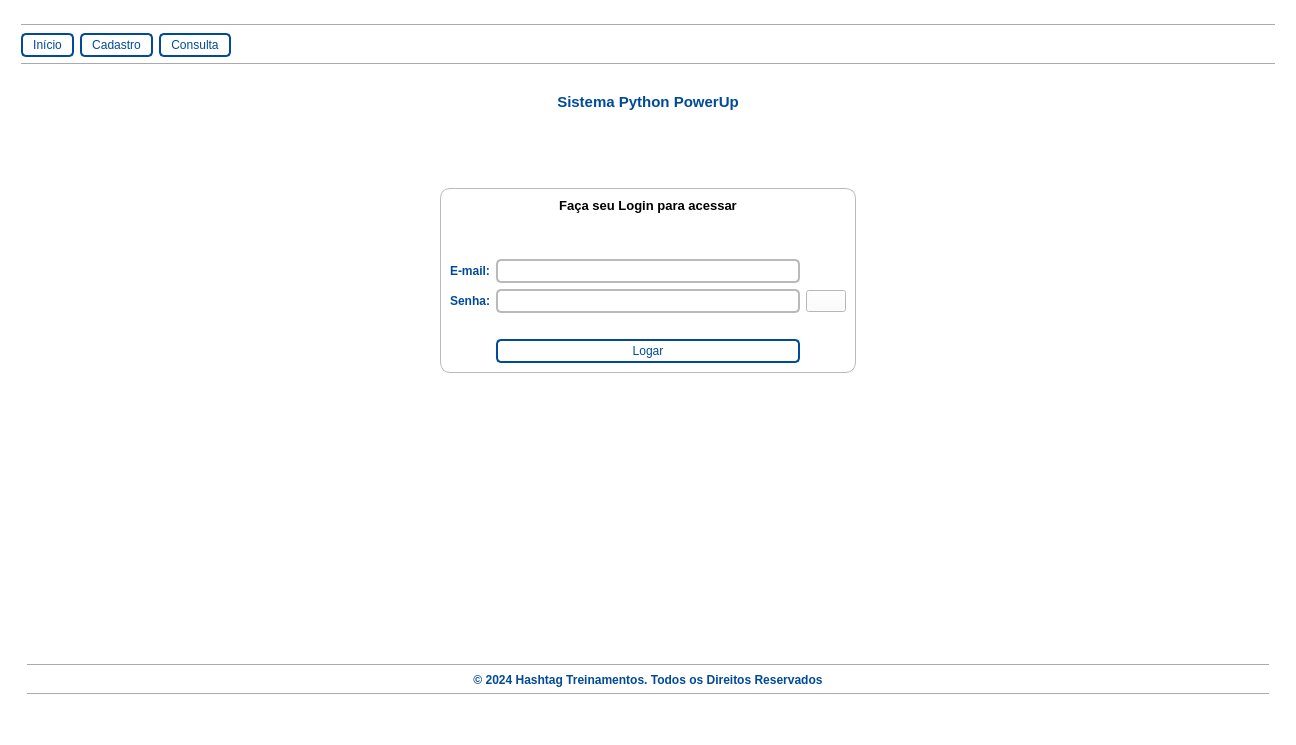
<?xml version="1.0" encoding="UTF-8"?>
<ui version="4.0">
 <class>MainWindow</class>
 <widget class="QMainWindow" name="MainWindow">
  <property name="geometry">
   <rect>
    <x>0</x>
    <y>0</y>
    <width>1296</width>
    <height>745</height>
   </rect>
  </property>
  <property name="windowTitle">
   <string>Controle de Padrões</string>
  </property>
  <property name="styleSheet">
   <string notr="true">background-color: rgb(255, 255, 255);</string>
  </property>
  <widget class="QWidget" name="centralwidget">
   <layout class="QGridLayout" name="gridLayout">
    <item row="1" column="0">
     <widget class="QStackedWidget" name="stackedWidget">
      <property name="styleSheet">
       <string notr="true"/>
      </property>
      <property name="currentIndex">
       <number>0</number>
      </property>
      <widget class="QWidget" name="page_inicial">
       <layout class="QGridLayout" name="gridLayout_2">
        <item row="5" column="0" colspan="3">
         <widget class="QGroupBox" name="gridGroupBox_14">
          <property name="sizePolicy">
           <sizepolicy hsizetype="Expanding" vsizetype="Fixed">
            <horstretch>0</horstretch>
            <verstretch>0</verstretch>
           </sizepolicy>
          </property>
          <property name="styleSheet">
           <string notr="true">QGroupBox {border: none;
            }</string>
          </property>
          <layout class="QGridLayout" name="gridLayout_55">
           <item row="0" column="0" colspan="3">
            <widget class="Line" name="line_3">
             <property name="orientation">
              <enum>Qt::Horizontal</enum>
             </property>
            </widget>
           </item>
           <item row="2" column="1">
            <widget class="QLabel" name="label_72">
             <property name="minimumSize">
              <size>
               <width>0</width>
               <height>0</height>
              </size>
             </property>
             <property name="maximumSize">
              <size>
               <width>16777215</width>
               <height>16777215</height>
              </size>
             </property>
             <property name="font">
              <font>
               <pointsize>9</pointsize>
               <weight>75</weight>
               <bold>true</bold>
              </font>
             </property>
             <property name="styleSheet">
              <string notr="true">color: rgb(0, 74, 153);</string>
             </property>
             <property name="text">
              <string>© 2024 Hashtag Treinamentos. Todos os Direitos Reservados</string>
             </property>
             <property name="alignment">
              <set>Qt::AlignCenter</set>
             </property>
            </widget>
           </item>
           <item row="3" column="0" colspan="3">
            <widget class="Line" name="line_4">
             <property name="orientation">
              <enum>Qt::Horizontal</enum>
             </property>
            </widget>
           </item>
          </layout>
         </widget>
        </item>
        <item row="2" column="1">
         <widget class="QGroupBox" name="gridGroupBox_login">
          <property name="styleSheet">
           <string notr="true">QGroupBox {
                border: 1px solid #bababa; /* borda cinza */
                border-radius: 10px; /* borda arredondada */
				background-color: rgb(255, 255, 255);
            }
            QGroupBox::title {
                subcontrol-origin: margin;
                subcontrol-position: top center;
                padding: 0 3px;
            }
</string>
          </property>
          <property name="alignment">
           <set>Qt::AlignCenter</set>
          </property>
          <layout class="QGridLayout" name="gridLayout_12">
           <item row="1" column="1" colspan="3">
            <widget class="QLabel" name="label_17">
             <property name="font">
              <font>
               <pointsize>10</pointsize>
               <weight>75</weight>
               <bold>true</bold>
              </font>
             </property>
             <property name="styleSheet">
              <string notr="true"/>
             </property>
             <property name="text">
              <string>Faça seu Login para acessar</string>
             </property>
             <property name="alignment">
              <set>Qt::AlignCenter</set>
             </property>
            </widget>
           </item>
           <item row="6" column="2">
            <widget class="QPushButton" name="btn_autenticar">
             <property name="font">
              <font>
               <pointsize>9</pointsize>
              </font>
             </property>
             <property name="styleSheet">
              <string notr="true">QPushButton {
                border: 2px solid #004a99; /* borda azul */
                border-radius: 5px; /* bordas mais quadradas */
                color: #004a99; /* fonte azul */
                padding:3px 10px;
            }
            QPushButton:hover {
                background-color: #004a99; /* hover azul */
                color: #ffffff; /* fonte branca */
            }</string>
             </property>
             <property name="text">
              <string>Logar</string>
             </property>
            </widget>
           </item>
           <item row="5" column="2">
            <spacer name="verticalSpacer_30">
             <property name="orientation">
              <enum>Qt::Vertical</enum>
             </property>
             <property name="sizeType">
              <enum>QSizePolicy::Fixed</enum>
             </property>
             <property name="sizeHint" stdset="0">
              <size>
               <width>20</width>
               <height>20</height>
              </size>
             </property>
            </spacer>
           </item>
           <item row="3" column="2">
            <widget class="QLineEdit" name="ln_usuarioLogin">
             <property name="font">
              <font>
               <pointsize>9</pointsize>
              </font>
             </property>
             <property name="styleSheet">
              <string notr="true">border: 2px solid #bababa; /* borda cinza */
                border-radius: 5px; 
color: rgb(0, 74, 153);
padding: 2px 3px</string>
             </property>
            </widget>
           </item>
           <item row="4" column="1">
            <widget class="QLabel" name="label_18">
             <property name="font">
              <font>
               <pointsize>9</pointsize>
               <weight>75</weight>
               <bold>true</bold>
              </font>
             </property>
             <property name="styleSheet">
              <string notr="true">color: rgb(0, 74, 153);</string>
             </property>
             <property name="text">
              <string>Senha:</string>
             </property>
            </widget>
           </item>
           <item row="4" column="2">
            <widget class="QLineEdit" name="ln_senhaLogin">
             <property name="font">
              <font>
               <pointsize>9</pointsize>
              </font>
             </property>
             <property name="styleSheet">
              <string notr="true">border: 2px solid #bababa; /* borda cinza */
                border-radius: 5px; 
color: rgb(0, 74, 153);
padding: 2px 3px</string>
             </property>
             <property name="text">
              <string/>
             </property>
            </widget>
           </item>
           <item row="3" column="1">
            <widget class="QLabel" name="label_11">
             <property name="font">
              <font>
               <pointsize>9</pointsize>
               <weight>75</weight>
               <bold>true</bold>
              </font>
             </property>
             <property name="styleSheet">
              <string notr="true">color: rgb(0, 74, 153);</string>
             </property>
             <property name="text">
              <string>E-mail:</string>
             </property>
            </widget>
           </item>
           <item row="2" column="1">
            <spacer name="verticalSpacer_8">
             <property name="orientation">
              <enum>Qt::Vertical</enum>
             </property>
             <property name="sizeType">
              <enum>QSizePolicy::Fixed</enum>
             </property>
             <property name="sizeHint" stdset="0">
              <size>
               <width>20</width>
               <height>40</height>
              </size>
             </property>
            </spacer>
           </item>
           <item row="4" column="3">
            <widget class="QPushButton" name="show_password_button">
             <property name="font">
              <font>
               <pointsize>9</pointsize>
              </font>
             </property>
             <property name="text">
              <string/>
             </property>
            </widget>
           </item>
          </layout>
         </widget>
        </item>
        <item row="1" column="1">
         <spacer name="verticalSpacer_10">
          <property name="orientation">
           <enum>Qt::Vertical</enum>
          </property>
          <property name="sizeHint" stdset="0">
           <size>
            <width>20</width>
            <height>40</height>
           </size>
          </property>
         </spacer>
        </item>
        <item row="0" column="1">
         <widget class="QLabel" name="label_10">
          <property name="font">
           <font>
            <pointsize>11</pointsize>
            <weight>75</weight>
            <bold>true</bold>
           </font>
          </property>
          <property name="styleSheet">
           <string notr="true">color: rgb(0, 74, 153);</string>
          </property>
          <property name="text">
           <string>Sistema Python PowerUp</string>
          </property>
          <property name="alignment">
           <set>Qt::AlignCenter</set>
          </property>
         </widget>
        </item>
        <item row="2" column="2">
         <spacer name="horizontalSpacer_8">
          <property name="orientation">
           <enum>Qt::Horizontal</enum>
          </property>
          <property name="sizeHint" stdset="0">
           <size>
            <width>40</width>
            <height>20</height>
           </size>
          </property>
         </spacer>
        </item>
        <item row="2" column="0">
         <spacer name="horizontalSpacer_7">
          <property name="orientation">
           <enum>Qt::Horizontal</enum>
          </property>
          <property name="sizeHint" stdset="0">
           <size>
            <width>40</width>
            <height>20</height>
           </size>
          </property>
         </spacer>
        </item>
        <item row="4" column="1">
         <spacer name="verticalSpacer_9">
          <property name="orientation">
           <enum>Qt::Vertical</enum>
          </property>
          <property name="sizeHint" stdset="0">
           <size>
            <width>20</width>
            <height>40</height>
           </size>
          </property>
         </spacer>
        </item>
        <item row="3" column="1">
         <widget class="QGroupBox" name="gridGroupBox_logo">
          <property name="minimumSize">
           <size>
            <width>400</width>
            <height>200</height>
           </size>
          </property>
          <property name="maximumSize">
           <size>
            <width>400</width>
            <height>200</height>
           </size>
          </property>
          <property name="styleSheet">
           <string notr="true">border:  None</string>
          </property>
          <layout class="QGridLayout" name="gridLayout_25">
           <item row="0" column="0">
            <widget class="QLabel" name="logo">
             <property name="styleSheet">
              <string notr="true"/>
             </property>
             <property name="text">
              <string/>
             </property>
             <property name="alignment">
              <set>Qt::AlignCenter</set>
             </property>
            </widget>
           </item>
          </layout>
         </widget>
        </item>
       </layout>
      </widget>
      <widget class="QWidget" name="page_cadastro">
       <layout class="QGridLayout" name="gridLayout_17">
        <item row="0" column="0">
         <widget class="QScrollArea" name="scrollArea">
          <property name="styleSheet">
           <string notr="true">QScrollArea { border: none; }</string>
          </property>
          <property name="widgetResizable">
           <bool>true</bool>
          </property>
          <widget class="QWidget" name="scrollAreaWidgetContents">
           <property name="geometry">
            <rect>
             <x>0</x>
             <y>0</y>
             <width>1260</width>
             <height>600</height>
            </rect>
           </property>
           <layout class="QGridLayout" name="gridLayout_3">
            <item row="3" column="1">
             <spacer name="verticalSpacer_7">
              <property name="orientation">
               <enum>Qt::Vertical</enum>
              </property>
              <property name="sizeType">
               <enum>QSizePolicy::Fixed</enum>
              </property>
              <property name="sizeHint" stdset="0">
               <size>
                <width>20</width>
                <height>40</height>
               </size>
              </property>
             </spacer>
            </item>
            <item row="2" column="0" colspan="2">
             <layout class="QGridLayout" name="gridLayout_9">
              <item row="3" column="0">
               <widget class="QLabel" name="label_8">
                <property name="font">
                 <font>
                  <weight>75</weight>
                  <bold>true</bold>
                 </font>
                </property>
                <property name="styleSheet">
                 <string notr="true">color: rgb(0, 74, 153);</string>
                </property>
                <property name="text">
                 <string>Categoria do Produto:</string>
                </property>
               </widget>
              </item>
              <item row="1" column="1">
               <widget class="QLineEdit" name="ln_marca">
                <property name="font">
                 <font>
                  <weight>75</weight>
                  <bold>true</bold>
                 </font>
                </property>
                <property name="styleSheet">
                 <string notr="true">border: 2px solid #bababa; /* borda cinza */
border-radius: 5px; 
padding: 2 5px;
</string>
                </property>
                <property name="text">
                 <string/>
                </property>
               </widget>
              </item>
              <item row="0" column="0">
               <widget class="QLabel" name="label_2">
                <property name="font">
                 <font>
                  <weight>75</weight>
                  <bold>true</bold>
                 </font>
                </property>
                <property name="styleSheet">
                 <string notr="true">color: rgb(0, 74, 153);</string>
                </property>
                <property name="text">
                 <string>Código do Produto:</string>
                </property>
               </widget>
              </item>
              <item row="0" column="1">
               <widget class="QLineEdit" name="ln_cd">
                <property name="font">
                 <font>
                  <weight>75</weight>
                  <bold>true</bold>
                 </font>
                </property>
                <property name="styleSheet">
                 <string notr="true">border: 2px solid #bababa; /* borda cinza */
border-radius: 5px; 
padding: 2 5px;
</string>
                </property>
                <property name="text">
                 <string/>
                </property>
               </widget>
              </item>
              <item row="1" column="0">
               <widget class="QLabel" name="label_3">
                <property name="font">
                 <font>
                  <weight>75</weight>
                  <bold>true</bold>
                 </font>
                </property>
                <property name="styleSheet">
                 <string notr="true">color: rgb(0, 74, 153);</string>
                </property>
                <property name="text">
                 <string>Marca do Produto:</string>
                </property>
               </widget>
              </item>
              <item row="3" column="1">
               <widget class="QLineEdit" name="ln_cat">
                <property name="font">
                 <font>
                  <weight>75</weight>
                  <bold>true</bold>
                 </font>
                </property>
                <property name="styleSheet">
                 <string notr="true">border: 2px solid #bababa; /* borda cinza */
border-radius: 5px; 
padding: 2 5px;
</string>
                </property>
                <property name="text">
                 <string/>
                </property>
               </widget>
              </item>
              <item row="5" column="1">
               <widget class="QLineEdit" name="ln_custo">
                <property name="font">
                 <font>
                  <weight>75</weight>
                  <bold>true</bold>
                 </font>
                </property>
                <property name="styleSheet">
                 <string notr="true">border: 2px solid #bababa; /* borda cinza */
border-radius: 5px; 
padding: 2 5px;
</string>
                </property>
                <property name="text">
                 <string/>
                </property>
               </widget>
              </item>
              <item row="2" column="1">
               <widget class="QLineEdit" name="ln_tipo">
                <property name="font">
                 <font>
                  <weight>75</weight>
                  <bold>true</bold>
                 </font>
                </property>
                <property name="styleSheet">
                 <string notr="true">border: 2px solid #bababa; /* borda cinza */
border-radius: 5px; 
padding: 2 5px;
</string>
                </property>
                <property name="text">
                 <string/>
                </property>
               </widget>
              </item>
              <item row="5" column="0">
               <widget class="QLabel" name="label_13">
                <property name="font">
                 <font>
                  <weight>75</weight>
                  <bold>true</bold>
                 </font>
                </property>
                <property name="styleSheet">
                 <string notr="true">color: rgb(0, 74, 153);</string>
                </property>
                <property name="text">
                 <string>Custo do Produto:</string>
                </property>
               </widget>
              </item>
              <item row="4" column="0">
               <widget class="QLabel" name="label_15">
                <property name="font">
                 <font>
                  <weight>75</weight>
                  <bold>true</bold>
                 </font>
                </property>
                <property name="styleSheet">
                 <string notr="true">color: rgb(0, 74, 153);</string>
                </property>
                <property name="text">
                 <string>Preço Unitário do Produto:</string>
                </property>
               </widget>
              </item>
              <item row="4" column="1">
               <widget class="QLineEdit" name="ln_preco">
                <property name="font">
                 <font>
                  <weight>75</weight>
                  <bold>true</bold>
                 </font>
                </property>
                <property name="styleSheet">
                 <string notr="true">border: 2px solid #bababa; /* borda cinza */
border-radius: 5px; 
padding: 2 5px;
</string>
                </property>
                <property name="text">
                 <string/>
                </property>
               </widget>
              </item>
              <item row="2" column="0">
               <widget class="QLabel" name="label_9">
                <property name="font">
                 <font>
                  <weight>75</weight>
                  <bold>true</bold>
                 </font>
                </property>
                <property name="styleSheet">
                 <string notr="true">color: rgb(0, 74, 153);</string>
                </property>
                <property name="text">
                 <string>Tipo do Produto:</string>
                </property>
               </widget>
              </item>
              <item row="6" column="0">
               <widget class="QLabel" name="label_4">
                <property name="font">
                 <font>
                  <weight>75</weight>
                  <bold>true</bold>
                 </font>
                </property>
                <property name="styleSheet">
                 <string notr="true">color: rgb(0, 74, 153);</string>
                </property>
                <property name="text">
                 <string>OBS:</string>
                </property>
               </widget>
              </item>
              <item row="6" column="1">
               <widget class="QLineEdit" name="ln_obs">
                <property name="font">
                 <font>
                  <weight>75</weight>
                  <bold>true</bold>
                 </font>
                </property>
                <property name="styleSheet">
                 <string notr="true">border: 2px solid #bababa; /* borda cinza */
border-radius: 5px; 
padding: 2 5px;
</string>
                </property>
                <property name="text">
                 <string/>
                </property>
               </widget>
              </item>
             </layout>
            </item>
            <item row="6" column="1">
             <spacer name="verticalSpacer">
              <property name="orientation">
               <enum>Qt::Vertical</enum>
              </property>
              <property name="sizeHint" stdset="0">
               <size>
                <width>20</width>
                <height>40</height>
               </size>
              </property>
             </spacer>
            </item>
            <item row="0" column="0" colspan="3">
             <layout class="QGridLayout" name="gridLayout_8">
              <item row="0" column="0">
               <widget class="QLabel" name="label_12">
                <property name="font">
                 <font>
                  <pointsize>10</pointsize>
                  <weight>75</weight>
                  <bold>true</bold>
                 </font>
                </property>
                <property name="styleSheet">
                 <string notr="true">background-color: rgb(0, 74, 153);
color: rgb(255, 255, 255);
padding: 5px 5px</string>
                </property>
                <property name="text">
                 <string>Formulário de Cadastro de Produtos</string>
                </property>
                <property name="alignment">
                 <set>Qt::AlignCenter</set>
                </property>
               </widget>
              </item>
             </layout>
            </item>
            <item row="5" column="0">
             <layout class="QGridLayout" name="gridLayout_15">
              <item row="0" column="0">
               <spacer name="horizontalSpacer_3">
                <property name="orientation">
                 <enum>Qt::Horizontal</enum>
                </property>
                <property name="sizeType">
                 <enum>QSizePolicy::Expanding</enum>
                </property>
                <property name="sizeHint" stdset="0">
                 <size>
                  <width>0</width>
                  <height>20</height>
                 </size>
                </property>
               </spacer>
              </item>
             </layout>
            </item>
            <item row="4" column="0" colspan="3">
             <layout class="QGridLayout" name="gridLayout_33">
              <item row="0" column="1">
               <widget class="QPushButton" name="btn_enviar">
                <property name="minimumSize">
                 <size>
                  <width>150</width>
                  <height>0</height>
                 </size>
                </property>
                <property name="styleSheet">
                 <string notr="true">QPushButton {
                border: 2px solid #004a99; /* borda azul */
                border-radius: 10px; /* bordas mais quadradas */
                color: #004a99; /* fonte azul */
                padding:3px 10px;
            }
QPushButton:hover {
                background-color: #004a99; /* hover azul */
                color: #ffffff; /* fonte branca */
            }</string>
                </property>
                <property name="text">
                 <string>Enviar</string>
                </property>
               </widget>
              </item>
              <item row="0" column="2">
               <widget class="QPushButton" name="btn_limpar">
                <property name="sizePolicy">
                 <sizepolicy hsizetype="Minimum" vsizetype="Fixed">
                  <horstretch>0</horstretch>
                  <verstretch>0</verstretch>
                 </sizepolicy>
                </property>
                <property name="minimumSize">
                 <size>
                  <width>150</width>
                  <height>0</height>
                 </size>
                </property>
                <property name="maximumSize">
                 <size>
                  <width>16777215</width>
                  <height>16777215</height>
                 </size>
                </property>
                <property name="styleSheet">
                 <string notr="true">QPushButton {
                border: 2px solid #b22222; /* borda azul */
                border-radius: 10px; /* bordas mais quadradas */
                color: #b22222; /* fonte azul */
                padding:3px 10px;
            }
            QPushButton:hover {
                background-color: #b22222; /* hover azul */
                color: #ffffff; /* fonte branca */
            }</string>
                </property>
                <property name="text">
                 <string>Limpar</string>
                </property>
               </widget>
              </item>
              <item row="0" column="0">
               <spacer name="horizontalSpacer">
                <property name="orientation">
                 <enum>Qt::Horizontal</enum>
                </property>
                <property name="sizeHint" stdset="0">
                 <size>
                  <width>40</width>
                  <height>20</height>
                 </size>
                </property>
               </spacer>
              </item>
              <item row="0" column="3">
               <spacer name="horizontalSpacer_2">
                <property name="orientation">
                 <enum>Qt::Horizontal</enum>
                </property>
                <property name="sizeHint" stdset="0">
                 <size>
                  <width>40</width>
                  <height>20</height>
                 </size>
                </property>
               </spacer>
              </item>
             </layout>
            </item>
            <item row="1" column="0">
             <spacer name="verticalSpacer_2">
              <property name="orientation">
               <enum>Qt::Vertical</enum>
              </property>
              <property name="sizeType">
               <enum>QSizePolicy::Fixed</enum>
              </property>
              <property name="sizeHint" stdset="0">
               <size>
                <width>20</width>
                <height>20</height>
               </size>
              </property>
             </spacer>
            </item>
           </layout>
          </widget>
         </widget>
        </item>
       </layout>
      </widget>
      <widget class="QWidget" name="page_consulta">
       <layout class="QGridLayout" name="gridLayout_56">
        <item row="0" column="0">
         <widget class="QScrollArea" name="scrollArea_4">
          <property name="styleSheet">
           <string notr="true">QScrollArea { border: none; }</string>
          </property>
          <property name="widgetResizable">
           <bool>true</bool>
          </property>
          <widget class="QWidget" name="scrollAreaWidgetContents_4">
           <property name="geometry">
            <rect>
             <x>0</x>
             <y>0</y>
             <width>1260</width>
             <height>600</height>
            </rect>
           </property>
           <layout class="QGridLayout" name="gridLayout_38">
            <item row="4" column="0" colspan="2">
             <widget class="QTableView" name="tableView_consulta">
              <property name="font">
               <font>
                <weight>75</weight>
                <bold>true</bold>
               </font>
              </property>
              <property name="styleSheet">
               <string notr="true">QTableView {
                border: 2px solid #bababa; /* Cor da borda da tabela */
                border-radius: 5px; /* Cantos arredondados da tabela */
                selection-background-color: #004a99; /* Cor de fundo da seleção */
                gridline-color: #004a99; /* Cor das linhas de grade */
            }
            QTableView::item {
                padding: 5px; /* Espaçamento interno das células */
                color: #000000; /* Cor do texto */
            }
            QHeaderView::section {
                background-color: #bababa; /* Cor de fundo dos cabeçalhos */
                color: #000000; /* Cor do texto dos cabeçalhos */
                padding: 5px; /* Espaçamento interno dos cabeçalhos */
            }</string>
              </property>
             </widget>
            </item>
            <item row="3" column="0">
             <spacer name="verticalSpacer_19">
              <property name="orientation">
               <enum>Qt::Vertical</enum>
              </property>
              <property name="sizeType">
               <enum>QSizePolicy::Fixed</enum>
              </property>
              <property name="sizeHint" stdset="0">
               <size>
                <width>20</width>
                <height>20</height>
               </size>
              </property>
             </spacer>
            </item>
            <item row="0" column="0" colspan="2">
             <layout class="QGridLayout" name="gridLayout_51">
              <item row="0" column="0">
               <widget class="QLabel" name="label_62">
                <property name="font">
                 <font>
                  <pointsize>10</pointsize>
                  <weight>75</weight>
                  <bold>true</bold>
                 </font>
                </property>
                <property name="styleSheet">
                 <string notr="true">background-color: rgb(0, 74, 153);
color: rgb(255, 255, 255);
padding: 5px 5px</string>
                </property>
                <property name="text">
                 <string>Produtos Cadastrados</string>
                </property>
                <property name="alignment">
                 <set>Qt::AlignCenter</set>
                </property>
               </widget>
              </item>
             </layout>
            </item>
            <item row="5" column="0">
             <spacer name="verticalSpacer_20">
              <property name="orientation">
               <enum>Qt::Vertical</enum>
              </property>
              <property name="sizeType">
               <enum>QSizePolicy::Fixed</enum>
              </property>
              <property name="sizeHint" stdset="0">
               <size>
                <width>20</width>
                <height>40</height>
               </size>
              </property>
             </spacer>
            </item>
            <item row="2" column="0" colspan="2">
             <layout class="QGridLayout" name="gridLayout_49">
              <item row="0" column="7">
               <widget class="QLineEdit" name="ln_cons_categoria">
                <property name="sizePolicy">
                 <sizepolicy hsizetype="Preferred" vsizetype="Preferred">
                  <horstretch>0</horstretch>
                  <verstretch>0</verstretch>
                 </sizepolicy>
                </property>
                <property name="maximumSize">
                 <size>
                  <width>16777215</width>
                  <height>16777215</height>
                 </size>
                </property>
                <property name="font">
                 <font>
                  <weight>75</weight>
                  <bold>true</bold>
                 </font>
                </property>
                <property name="styleSheet">
                 <string notr="true">border: 2px solid #bababa; /* borda cinza */
border-radius: 5px; 
padding: 2 5px;
</string>
                </property>
                <property name="text">
                 <string/>
                </property>
               </widget>
              </item>
              <item row="0" column="5">
               <widget class="QLineEdit" name="ln_cons_tipo">
                <property name="sizePolicy">
                 <sizepolicy hsizetype="Preferred" vsizetype="Preferred">
                  <horstretch>0</horstretch>
                  <verstretch>0</verstretch>
                 </sizepolicy>
                </property>
                <property name="maximumSize">
                 <size>
                  <width>16777215</width>
                  <height>16777215</height>
                 </size>
                </property>
                <property name="font">
                 <font>
                  <weight>75</weight>
                  <bold>true</bold>
                 </font>
                </property>
                <property name="styleSheet">
                 <string notr="true">border: 2px solid #bababa; /* borda cinza */
border-radius: 5px; 
padding: 2 5px;
</string>
                </property>
                <property name="text">
                 <string/>
                </property>
               </widget>
              </item>
              <item row="0" column="1">
               <widget class="QLineEdit" name="ln_cons_cd">
                <property name="sizePolicy">
                 <sizepolicy hsizetype="Preferred" vsizetype="Preferred">
                  <horstretch>0</horstretch>
                  <verstretch>0</verstretch>
                 </sizepolicy>
                </property>
                <property name="font">
                 <font>
                  <weight>75</weight>
                  <bold>true</bold>
                 </font>
                </property>
                <property name="styleSheet">
                 <string notr="true">border: 2px solid #bababa; /* borda cinza */
border-radius: 5px; 
padding: 2 5px;
</string>
                </property>
                <property name="text">
                 <string/>
                </property>
               </widget>
              </item>
              <item row="0" column="4">
               <widget class="QLabel" name="label_59">
                <property name="font">
                 <font>
                  <weight>75</weight>
                  <bold>true</bold>
                 </font>
                </property>
                <property name="styleSheet">
                 <string notr="true">color: rgb(0, 74, 153);</string>
                </property>
                <property name="text">
                 <string>Tipo:</string>
                </property>
               </widget>
              </item>
              <item row="0" column="2">
               <widget class="QLabel" name="label_61">
                <property name="font">
                 <font>
                  <weight>75</weight>
                  <bold>true</bold>
                 </font>
                </property>
                <property name="styleSheet">
                 <string notr="true">color: rgb(0, 74, 153);</string>
                </property>
                <property name="text">
                 <string>Marca:</string>
                </property>
               </widget>
              </item>
              <item row="0" column="0">
               <widget class="QLabel" name="label_60">
                <property name="font">
                 <font>
                  <weight>75</weight>
                  <bold>true</bold>
                 </font>
                </property>
                <property name="styleSheet">
                 <string notr="true">color: rgb(0, 74, 153);</string>
                </property>
                <property name="text">
                 <string>Código:</string>
                </property>
               </widget>
              </item>
              <item row="0" column="9">
               <widget class="QPushButton" name="btn_cons_procurar">
                <property name="minimumSize">
                 <size>
                  <width>100</width>
                  <height>0</height>
                 </size>
                </property>
                <property name="styleSheet">
                 <string notr="true">QPushButton {
                border: 2px solid #004a99; /* borda azul */
                border-radius: 5px; /* bordas mais quadradas */
                color: #004a99; /* fonte azul */
                padding:3px 10px;
            }
            QPushButton:hover {
                background-color: #004a99; /* hover azul */
                color: #ffffff; /* fonte branca */
            }</string>
                </property>
                <property name="text">
                 <string>Procurar</string>
                </property>
               </widget>
              </item>
              <item row="0" column="3">
               <widget class="QLineEdit" name="ln_cons_marca">
                <property name="sizePolicy">
                 <sizepolicy hsizetype="Preferred" vsizetype="Preferred">
                  <horstretch>0</horstretch>
                  <verstretch>0</verstretch>
                 </sizepolicy>
                </property>
                <property name="maximumSize">
                 <size>
                  <width>16777215</width>
                  <height>16777215</height>
                 </size>
                </property>
                <property name="font">
                 <font>
                  <weight>75</weight>
                  <bold>true</bold>
                 </font>
                </property>
                <property name="styleSheet">
                 <string notr="true">border: 2px solid #bababa; /* borda cinza */
border-radius: 5px; 
padding: 2 5px;
</string>
                </property>
                <property name="text">
                 <string/>
                </property>
               </widget>
              </item>
              <item row="0" column="6">
               <widget class="QLabel" name="label_54">
                <property name="font">
                 <font>
                  <weight>75</weight>
                  <bold>true</bold>
                 </font>
                </property>
                <property name="styleSheet">
                 <string notr="true">color: rgb(0, 74, 153);</string>
                </property>
                <property name="text">
                 <string>Categoria:</string>
                </property>
               </widget>
              </item>
              <item row="0" column="8">
               <spacer name="horizontalSpacer_5">
                <property name="orientation">
                 <enum>Qt::Horizontal</enum>
                </property>
                <property name="sizeHint" stdset="0">
                 <size>
                  <width>40</width>
                  <height>20</height>
                 </size>
                </property>
               </spacer>
              </item>
             </layout>
            </item>
            <item row="1" column="0">
             <spacer name="verticalSpacer_18">
              <property name="orientation">
               <enum>Qt::Vertical</enum>
              </property>
              <property name="sizeType">
               <enum>QSizePolicy::Fixed</enum>
              </property>
              <property name="sizeHint" stdset="0">
               <size>
                <width>20</width>
                <height>20</height>
               </size>
              </property>
             </spacer>
            </item>
           </layout>
          </widget>
         </widget>
        </item>
       </layout>
      </widget>
     </widget>
    </item>
    <item row="0" column="0">
     <widget class="QGroupBox" name="gridGroupBox_navegacao">
      <property name="styleSheet">
       <string notr="true">QGroupBox {border: none;
            }</string>
      </property>
      <layout class="QGridLayout" name="gridLayout_6">
       <item row="2" column="0" colspan="5">
        <widget class="Line" name="line">
         <property name="orientation">
          <enum>Qt::Horizontal</enum>
         </property>
        </widget>
       </item>
       <item row="0" column="0" colspan="5">
        <widget class="Line" name="line_2">
         <property name="orientation">
          <enum>Qt::Horizontal</enum>
         </property>
        </widget>
       </item>
       <item row="1" column="0">
        <widget class="QPushButton" name="btn_home">
         <property name="font">
          <font>
           <pointsize>9</pointsize>
           <weight>50</weight>
           <bold>false</bold>
          </font>
         </property>
         <property name="styleSheet">
          <string notr="true">QPushButton {
                border: 2px solid #004a99; /* borda azul */
                border-radius: 5px; /* bordas mais quadradas */
                color: #004a99; /* fonte azul */
                padding:3px 10px;
            }
            QPushButton:hover {
                background-color: #004a99; /* hover azul */
                color: #ffffff; /* fonte branca */
            }</string>
         </property>
         <property name="text">
          <string>Início</string>
         </property>
        </widget>
       </item>
       <item row="1" column="3">
        <spacer name="horizontalSpacer_4">
         <property name="orientation">
          <enum>Qt::Horizontal</enum>
         </property>
         <property name="sizeHint" stdset="0">
          <size>
           <width>40</width>
           <height>20</height>
          </size>
         </property>
        </spacer>
       </item>
       <item row="1" column="2">
        <widget class="QPushButton" name="btn_consulta">
         <property name="font">
          <font>
           <pointsize>9</pointsize>
          </font>
         </property>
         <property name="styleSheet">
          <string notr="true">QPushButton {
                border: 2px solid #004a99; /* borda azul */
                border-radius: 5px; /* bordas mais quadradas */
                color: #004a99; /* fonte azul */
                padding:3px 10px;
            }
            QPushButton:hover {
                background-color: #004a99; /* hover azul */
                color: #ffffff; /* fonte branca */
            }</string>
         </property>
         <property name="text">
          <string>Consulta</string>
         </property>
        </widget>
       </item>
       <item row="1" column="1">
        <widget class="QPushButton" name="btn_cadastrar">
         <property name="font">
          <font>
           <pointsize>9</pointsize>
          </font>
         </property>
         <property name="styleSheet">
          <string notr="true">QPushButton {
                border: 2px solid #004a99; /* borda azul */
                border-radius: 5px; /* bordas mais quadradas */
                color: #004a99; /* fonte azul */
                padding:3px 10px;
            }
            QPushButton:hover {
                background-color: #004a99; /* hover azul */
                color: #ffffff; /* fonte branca */
            }</string>
         </property>
         <property name="text">
          <string>Cadastro</string>
         </property>
        </widget>
       </item>
      </layout>
     </widget>
    </item>
   </layout>
  </widget>
  <widget class="QMenuBar" name="menubar">
   <property name="geometry">
    <rect>
     <x>0</x>
     <y>0</y>
     <width>1296</width>
     <height>21</height>
    </rect>
   </property>
  </widget>
  <widget class="QStatusBar" name="statusbar"/>
 </widget>
 <resources/>
 <connections/>
</ui>
